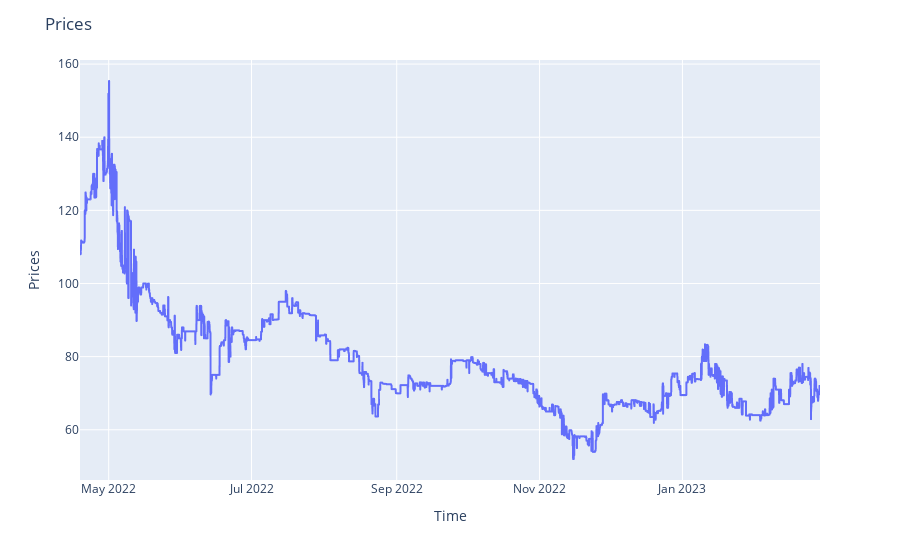

This figure's notebook cell:
### Code cell
plt = line_chart(bayc, 'Prices', 'time', 'close', 'Time', 'Prices')
plt.show() if interact_chart else Image(plt.to_image(format="png"))

### Figure 1 — Plotly figure (JSON) as saved in the notebook; plotly's stock layout.template omitted (floating-point values rounded to 4 significant figures; data arrays with more than 128 entries replaced by an {"elided": "..."} marker saying what was removed)
{"data": [{"hovertemplate": "time=%{x}<br>close=%{y}<extra></extra>", "legendgroup": "", "line": {"color": "#636efa", "dash": "solid"}, "marker": {"symbol": "circle"}, "mode": "lines", "name": "", "showlegend": false, "type": "scattergl", "x": {"elided": "7585 str values"}, "xaxis": "x", "y": {"elided": "7585 float values"}, "yaxis": "y"}], "layout": {"legend": {"tracegroupgap": 0}, "margin": {"t": 60}, "title": {"text": "Prices"}, "xaxis": {"anchor": "y", "domain": [0, 1], "title": {"text": "Time"}}, "yaxis": {"anchor": "x", "domain": [0, 1], "title": {"text": "Prices"}}}}
